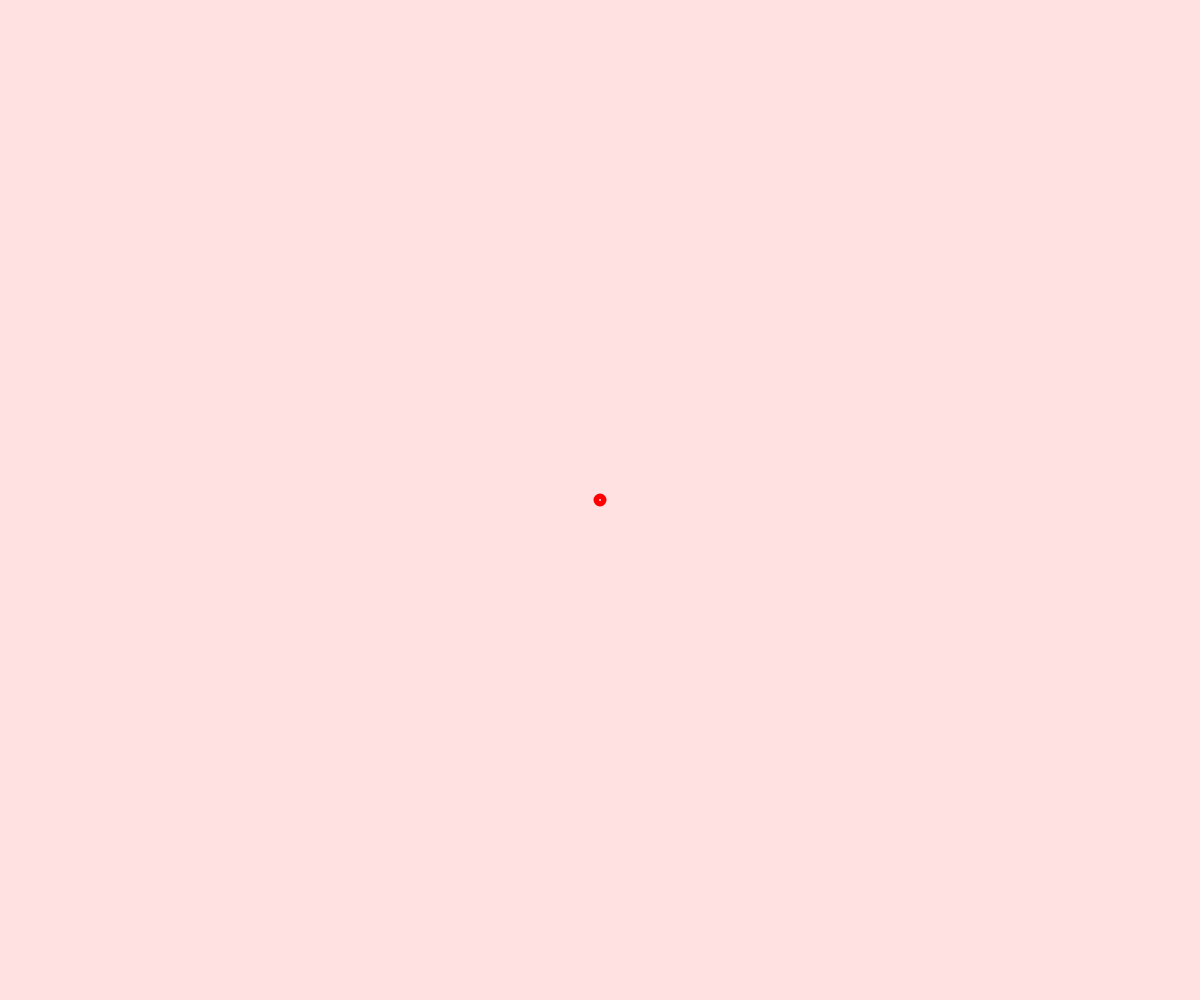
Frame 1 (no input)
Frame 60 (no input): identical to frame 1, image omitted
Frame 120 (the mouse pressed at the canvas centre since frame 60): identical to frame 1, image omitted

The p5.js sketch that drew this single still picture (run headless with seeded random() and noise() and a simulated clock; from frame 60 on, the mouse is pressed at the canvas centre):

// p5.js sketch
// ── sketch.js
//create a variable to store the slider in
let slider;

function setup() {
  //create a variable for canvas so that we can reference it for positioning later
  let canvas = createCanvas(windowWidth, windowHeight);
  //you can specify the position of your element like this. it's best to do most positioning in CSS, but here I'm setting it to the top
  canvas.position(0, 0);
  //you can add a CSS class to something by putting .class after it
  canvas.class("container");

  colorMode(HSB, 255);

  //set the variable to the createSlider function. createSlider values are: minimum, maximum, starting value.
  slider = createSlider(10, 1000, 0);
  slider.class("slider");

  colorslider = createSlider(0, 255, 0);
  colorslider.class("colorslider");

  weightslider = createSlider(1, 50, 3);
  weightslider.class("weightslider");

  noFill();
  strokeWeight(10);
  circleX = width / 2;
  circleY = height / 2;
  circleSize = 0;
}
function draw() {
  background(0, 30, 255);

  circleSize += 10;

  strokeWeight(weightslider.value() );
  stroke(colorslider.value(), 255, 255);
  circle(circleX, circleY, slider.value());
  circle(circleX, circleY, slider.value() * .75);
  circle(circleX, circleY, slider.value() * .5);
}
